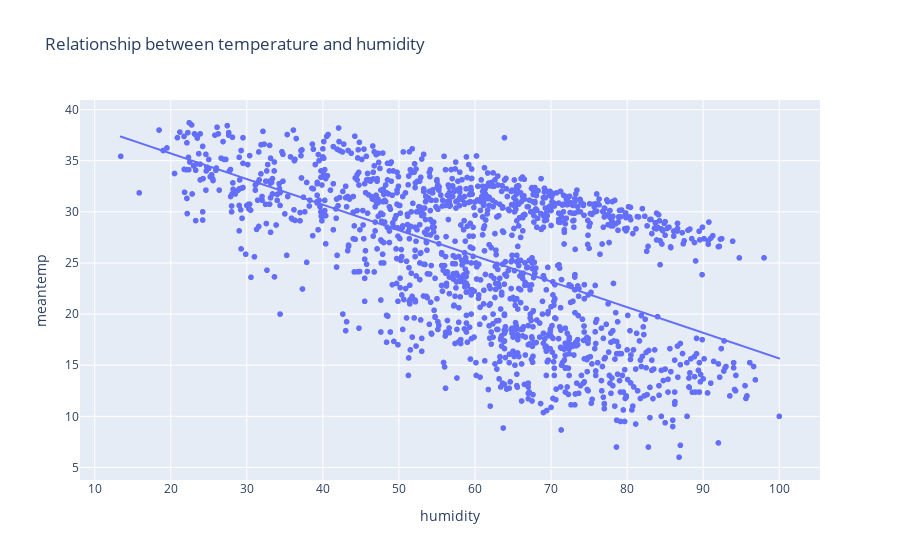

Here is the notebook cell this chart was saved with:
### Code cell
px.scatter(data,x="humidity",y="meantemp",trendline='ols',title = "Relationship between temperature and humidity")

### Figure 1 — Plotly figure (JSON) as saved in the notebook; plotly's stock layout.template omitted (floating-point values rounded to 4 significant figures; data arrays with more than 128 entries replaced by an {"elided": "..."} marker saying what was removed)
{"data": [{"hovertemplate": "humidity=%{x}<br>meantemp=%{y}<extra></extra>", "legendgroup": "", "marker": {"color": "#636efa", "symbol": "circle"}, "mode": "markers", "name": "", "showlegend": false, "type": "scattergl", "x": {"elided": "1462 float values"}, "xaxis": "x", "y": {"elided": "1462 float values"}, "yaxis": "y"}, {"hovertemplate": "<b>OLS trendline</b><br>meantemp = -0.250617 * humidity + 40.7259<br>R<sup>2</sup>=0.327128<br><br>humidity=%{x}<br>meantemp=%{y} <b>(trend)</b><extra></extra>", "legendgroup": "", "marker": {"color": "#636efa", "symbol": "circle"}, "mode": "lines", "name": "", "showlegend": false, "type": "scattergl", "x": {"elided": "1462 float values"}, "xaxis": "x", "y": {"elided": "1462 float values"}, "yaxis": "y"}], "layout": {"legend": {"tracegroupgap": 0}, "title": {"text": "Relationship between temperature and humidity"}, "xaxis": {"anchor": "y", "domain": [0, 1], "title": {"text": "humidity"}}, "yaxis": {"anchor": "x", "domain": [0, 1], "title": {"text": "meantemp"}}}}
